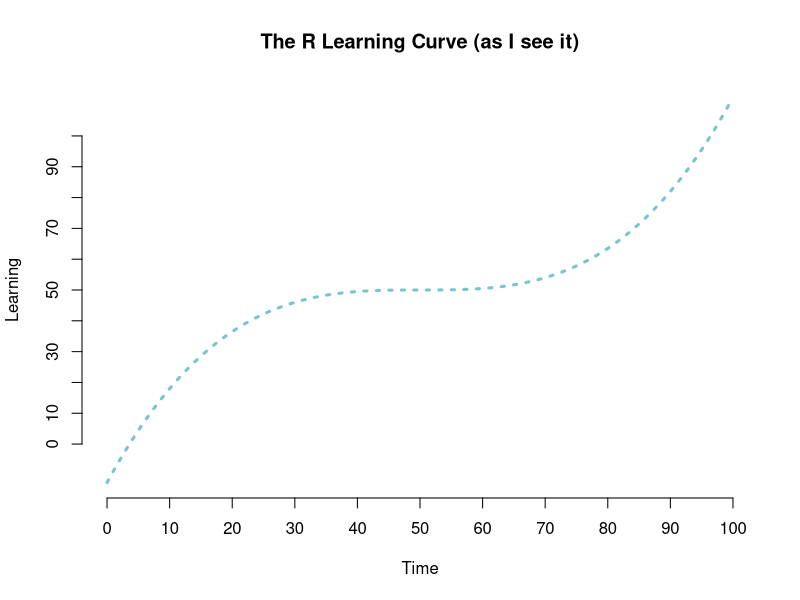

R code for this plot: (Note: this script raises an error after producing the figure.)
## ---- chunk 1
weeks <- paste("Week", paste(rep(1:3, each = 2), c(".1", ".2"), sep = ""))
w1 <- as.Date("10/02/15", format = "%m/%d/%y")
dates <- seq(w1, w1+(14*5), 14)

classes <- data.frame(Week = weeks, Date = dates, 
                      Time = rep("9-11 am", length(dates)))
knitr::kable(classes)
## ---- chunk 2
knitr::opts_knit$set(root.dir = "/Users/Daniel/Dropbox/Teaching/CourseR/")
## ---- chunk 3
curve(x^3, from = -50, to = 50, lty = 3, col = "cadetblue3", lwd = 3,
	axes = FALSE, xlab = "Time", ylab = "Learning", 
	main = "The R Learning Curve (as I see it)")
axis(1, at = seq(-50, 50, 10),  labels = seq(0, 100, 10))
axis(2, at = seq(-1e5, 1e5, 2e4),  labels = seq(0, 101, 10))
## ---- chunk 4
3 + 2
## ---- chunk 5
(1/-(3/2)^2) / 2^-1/9
## ---- chunk 6
a <- 3
b <- 2
a + b
a / (a + b)
## ---- chunk 7
a <- 3
a
a <- 7
a
## ---- chunk 8
string <- "Hello world!"
logical <- TRUE
double <- 3.2587021
Integer <- 6
## ---- chunk 9
string + double
## ---- chunk 10
Ducks <- 2
Buckeyes <- 1
## ---- chunk 11
Ducks > Buckeyes
Ducks < Buckeyes
Buckeyes > Ducks
## ---- chunk 12
is.vector(Ducks)
## ---- chunk 13
numVec <- c(1, 2, 3)
numVec
## ---- chunk 14
letVec <- c("A", "B", "C")
letVec
## ---- chunk 15
v1 <- c(10, 11, 12, 13)
v2 <- c(20, 21, 22, 23)
v3 <- c(30, 31, 32, 33)

mat <- matrix(c(v1, v2, v3), 
	nrow = 3, ncol = 4, byrow = TRUE)
mat
## ---- chunk 16
matRow <- matrix(c(v1, v2, v3), 
	nrow = 3, ncol = 4, byrow = TRUE)
matRow
## ---- chunk 17
matCol <- matrix(c(v1, v2, v3), 
	nrow = 3, ncol = 4, byrow = FALSE)
matCol
## ---- chunk 18
v1 <- c(10, 11, 12, 13)
v2 <- c(20, 21, 22, 23)
v3 <- c(30, 31, 32, 33)
## ---- chunk 19
matRow <- matrix(c(
		c(10, 11, 12, 13), 
		c(20, 21, 22, 23),
		c(30, 31, 32, 33)
		), 
	nrow = 3, ncol = 4, byrow = TRUE)
matRow
## ---- chunk 20
matRow <- matrix(c(
                   10, 11, 12, 13, 
				   20, 21, 22, 23,
				   30, 31, 32, 33
					), 
	nrow = 3, ncol = 4, byrow = TRUE)
matRow
## ---- chunk 21
A <- matrix(c(
           23, 41, 18, 27, 
           16, 11, 72, 29,
           18, 51, 32, 63), 
  nrow = 3, ncol = 4)

B <- matrix(c(
           c(23, 41, 18, 27), 
           c(16, 11, 72, 29),
           c(18, 51, 32, 63)
           ), 
  nrow = 3, ncol = 4, byrow = TRUE)

C <- matrix(c(
          c(23, 16, 18), 
          c(41, 11, 51),
          c(18, 72, 32),
          c(27, 29, 63)
          ), 
  nrow = 3, ncol = 4)
## ---- chunk 22
c1 <- c(67, 44, 39, 49, 22)
c2 <- c(11, 22, 94, 6, 86)
c3 <- c(10, 33, 85, 12, 61)

m <- matrix(c(c1, c2, c3), ncol = 3)
v <- c(11, 22, 33, 44, 55)

v + m
## ---- chunk 23
matRow<-matrix(c(10,11,12,13,20,21,22,23,30,31,32,33),nrow=3,ncol=4,byrow=TRUE)
## ---- chunk 24
v1 <- c(11, 12, 13, 14, 15,
	    16, 17, 18, 19, 20)
## ---- chunk 25
v1[5]
## ---- chunk 26
v1[-5]
## ---- chunk 27
sevenToTen <- 7:10
sevenToTen
v1[sevenToTen]
v1[7:10]
## ---- chunk 28
v1 <- c(11, 12, 13, 14, 15, 16, 17, 18, 19, 20)
## ---- chunk 29
gt13 <- v1 > 13
gt13
v1[gt13]
## ---- chunk 30
v1 <- c(11, 12, 13, 14, 15, 16, 17, 18, 19, 20)
## ---- chunk 31
odd <- seq(from = min(v1), 
           to = max(v1), 
           by = 2)
odd
## ---- chunk 32
select <- v1 %in% odd
select
v1[select]
## ---- chunk 33
v1 <- c(11, 12, 13, 14, 15, 
        16, 17, 18, 19, 20)
## ---- chunk 34
oddLoc <- seq(from = 1, 
              to = length(v1), 
              by = 2)
oddLoc
v1[oddLoc]
## ---- chunk 35
v1[c(TRUE, FALSE)]
## ---- chunk 36
v <- c(18, 16, 13, 35, 2, 17, 92, 4)
## ---- chunk 37
v[1:3]
## ---- chunk 38
v[-c(7:8)]
## ---- chunk 39
v[v > 15]
## ---- chunk 40
mat <- matrix(c(10, 11, 12, 13, 
				20, 21, 22, 23,
				30, 31, 32, 33
					), 
	nrow = 3, ncol = 4, byrow = TRUE)
## ---- chunk 41
mat[3,2]
## ---- chunk 42
mat[2,4]
## ---- chunk 43
mat[2, ]
## ---- chunk 44
mat[ ,3]
## ---- chunk 45
column3 <- mat[ ,3]
column3
## ---- chunk 46
column3[2]
## ---- chunk 47
mat[ ,3][2]
## ---- chunk 48
mat[2,3]
## ---- chunk 49
mat[ ,2, drop = FALSE]
## ---- chunk 50
col1_3 <- c(1,3)
mat[ ,col1_3]
## ---- chunk 51
log1 <- mat > 13 & mat < 23
log1
mat[log1]
## ---- chunk 52
log2 <- (mat > 13 & mat < 23) | 
	 	(mat > 30 & mat < 33)
log2
mat[log2]
## ---- chunk 53
m <- matrix(c(
    18, 32, 11, 41, 73,
    61, 47, 22, 87, 63,
    44, 52, 23, 42, 77,
    23, 17, 5, 72, 83
    ), 
  byrow = TRUE, ncol = 5
)
## ---- chunk 54
m[ ,3]
## ---- chunk 55
m[ ,-2]
## ---- chunk 56
m[2,c(3,5)]
## ---- chunk 57
m[m > 25]
## ---- chunk 58
m[1, ] + m[4, ]
